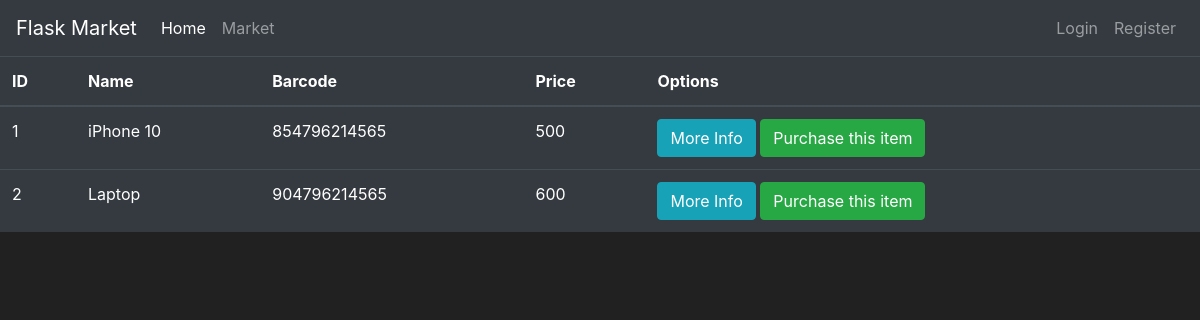
/market, run on an earlier commit of the app's database.
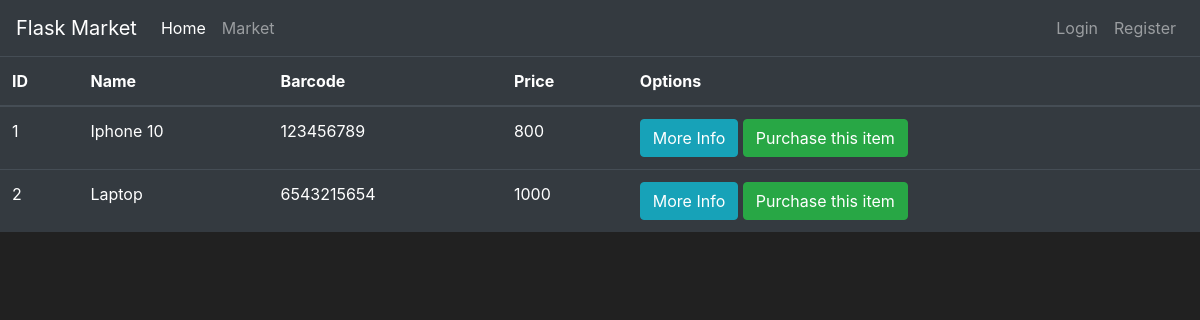
And on a later commit of the database.
### market/models.py (models this page shows, shortened)
class Item(db.Model):
	id = db.Column(db.Integer(), primary_key=True)
	name = db.Column(db.String(length=30), nullable=False, unique=True)
	price = db.Column(db.Integer(), nullable=False)
	barcode = db.Column(db.String(length=12), nullable=False, unique=True)
	description = db.Column(db.String(length=1024), nullable=False, unique=True)

### market/routes.py (the view)
@app.route('/market')
def market_page():
	items = Item.query.all()
	return render_template('market.html', items=items)

### market/templates/market.html (shortened to what this page needs)
{% extends 'base.html' %}
{% block content %}
	<table class="table table-hover table-dark">
		<thead>
			<tr>
				<th scope="col">ID</th>
				<th scope="col">Name</th>
				<th scope="col">Barcode</th>
				<th scope="col">Price</th>
				<th scope="col">Options</th>
			</tr>
		</thead>
		<tbody>
			{% for item in items %}
				<tr>
					<td>{{ item.id }}</td>
					<td>{{ item.name }}</td>
					<td>{{ item.barcode }}</td>
					<td>{{ item.price }}</td>
					<td>
						<button class="btn btn-outline btn-info">More Info</button>
						<button class="btn btn-outline btn-success">Purchase this item</button>
					</td>
				</tr>
			{% endfor %}
		</tbody>
	</table>
{% endblock %}

### market/templates/base.html (shortened to what this page needs)
<!doctype html>
<html lang="en">
	<head>
		<link rel="stylesheet" href="https://cdn.jsdelivr.net/npm/bootstrap@4.5.3/dist/css/bootstrap.min.css">
	</head>
	<body>
		<nav class="navbar navbar-expand-md navbar-dark bg-dark">
			<a href="#" class="navbar-brand">Flask Market</a>
			<div class="collapse navbar-collapse" id="navbarNav">
				<ul class="navbar-nav mr-auto">
					<li class="nav-item active">
						<a href="{{ url_for('home_page') }}" class="nav-link">Home</a>
					</li>
					<li class="nav-item">
						<a href="{{ url_for('market_page') }}" class="nav-link">Market <span class="sr-only">(current)</span></a>
					</li>
				</ul>
				<ul class="navbar-nav">
					<li class="nav-item">
						<a href="#" class="nav-link">Login</a>
					</li>
					<li class="nav-item">
						<a href="#" class="nav-link">Register</a>
					</li>
				</ul>
			</div>
		</nav>
		{% block content %}
		{% endblock %}
	</body>
</html>

### market/templates/base.html (style rules this page uses)
body { background-color: #212121; color: white; }

What changed in the data, as far as the page shows it:
changed Item id 1: name "iPhone 10" → "Iphone 10"; barcode "854796214565" → "123456789"; price "500" → "800"
changed Item "Laptop": barcode "904796214565" → "6543215654"; price "600" → "1000"
